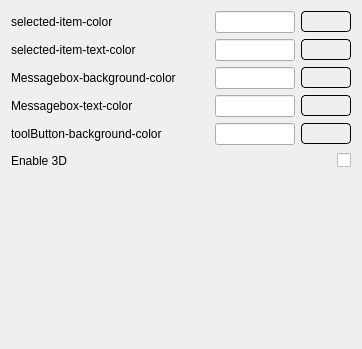
<?xml version="1.0" encoding="UTF-8"?>
<ui version="4.0">
 <class>List_style_widget</class>
 <widget class="QWidget" name="List_style_widget">
  <property name="geometry">
   <rect>
    <x>0</x>
    <y>0</y>
    <width>362</width>
    <height>349</height>
   </rect>
  </property>
  <property name="windowTitle">
   <string>Form</string>
  </property>
  <layout class="QGridLayout" name="gridLayout">
   <item row="0" column="0" colspan="2">
    <layout class="QHBoxLayout" name="horizontalLayout_2">
     <item>
      <widget class="QLabel" name="label_5">
       <property name="text">
        <string>selected-item-color</string>
       </property>
      </widget>
     </item>
     <item>
      <widget class="QLineEdit" name="selected_item_color_text">
       <property name="sizePolicy">
        <sizepolicy hsizetype="Expanding" vsizetype="Preferred">
         <horstretch>0</horstretch>
         <verstretch>0</verstretch>
        </sizepolicy>
       </property>
       <property name="maximumSize">
        <size>
         <width>80</width>
         <height>16777215</height>
        </size>
       </property>
       <property name="text">
        <string/>
       </property>
       <property name="readOnly">
        <bool>true</bool>
       </property>
      </widget>
     </item>
     <item>
      <widget class="m_sColorButton" name="selected_item_color_button">
       <property name="minimumSize">
        <size>
         <width>50</width>
         <height>0</height>
        </size>
       </property>
       <property name="styleSheet">
        <string notr="true">border:1px solid black;
border-radius:4px;</string>
       </property>
       <property name="text">
        <string/>
       </property>
       <property name="autoRaise">
        <bool>true</bool>
       </property>
      </widget>
     </item>
    </layout>
   </item>
   <item row="1" column="0" colspan="2">
    <layout class="QHBoxLayout" name="horizontalLayout_3">
     <item>
      <widget class="QLabel" name="label_6">
       <property name="text">
        <string>selected-item-text-color</string>
       </property>
      </widget>
     </item>
     <item>
      <widget class="QLineEdit" name="selected_item_text_color_text">
       <property name="sizePolicy">
        <sizepolicy hsizetype="Expanding" vsizetype="Preferred">
         <horstretch>0</horstretch>
         <verstretch>0</verstretch>
        </sizepolicy>
       </property>
       <property name="maximumSize">
        <size>
         <width>80</width>
         <height>16777215</height>
        </size>
       </property>
       <property name="text">
        <string/>
       </property>
       <property name="readOnly">
        <bool>true</bool>
       </property>
      </widget>
     </item>
     <item>
      <widget class="m_sColorButton" name="selected_item_text_color_button">
       <property name="minimumSize">
        <size>
         <width>50</width>
         <height>0</height>
        </size>
       </property>
       <property name="styleSheet">
        <string notr="true">border:1px solid black;
border-radius:4px;</string>
       </property>
       <property name="text">
        <string/>
       </property>
       <property name="autoRaise">
        <bool>true</bool>
       </property>
      </widget>
     </item>
    </layout>
   </item>
   <item row="2" column="0" colspan="2">
    <layout class="QHBoxLayout" name="horizontalLayout_4">
     <item>
      <widget class="QLabel" name="label_7">
       <property name="text">
        <string>Messagebox-background-color</string>
       </property>
      </widget>
     </item>
     <item>
      <widget class="QLineEdit" name="messagebox_background_color_text">
       <property name="sizePolicy">
        <sizepolicy hsizetype="Expanding" vsizetype="Preferred">
         <horstretch>0</horstretch>
         <verstretch>0</verstretch>
        </sizepolicy>
       </property>
       <property name="maximumSize">
        <size>
         <width>80</width>
         <height>16777215</height>
        </size>
       </property>
       <property name="text">
        <string/>
       </property>
       <property name="readOnly">
        <bool>true</bool>
       </property>
      </widget>
     </item>
     <item>
      <widget class="m_sColorButton" name="messagebox_background_color_button">
       <property name="minimumSize">
        <size>
         <width>50</width>
         <height>0</height>
        </size>
       </property>
       <property name="styleSheet">
        <string notr="true">border:1px solid black;
border-radius:4px;</string>
       </property>
       <property name="text">
        <string/>
       </property>
       <property name="autoRaise">
        <bool>true</bool>
       </property>
      </widget>
     </item>
    </layout>
   </item>
   <item row="3" column="0" colspan="2">
    <layout class="QHBoxLayout" name="horizontalLayout_6">
     <item>
      <widget class="QLabel" name="label_9">
       <property name="text">
        <string>Messagebox-text-color</string>
       </property>
      </widget>
     </item>
     <item>
      <widget class="QLineEdit" name="messagebox_text_color_text">
       <property name="sizePolicy">
        <sizepolicy hsizetype="Expanding" vsizetype="Preferred">
         <horstretch>0</horstretch>
         <verstretch>0</verstretch>
        </sizepolicy>
       </property>
       <property name="maximumSize">
        <size>
         <width>80</width>
         <height>16777215</height>
        </size>
       </property>
       <property name="text">
        <string/>
       </property>
       <property name="readOnly">
        <bool>true</bool>
       </property>
      </widget>
     </item>
     <item>
      <widget class="m_sColorButton" name="messagebox_text_color_button">
       <property name="minimumSize">
        <size>
         <width>50</width>
         <height>0</height>
        </size>
       </property>
       <property name="styleSheet">
        <string notr="true">border:1px solid black;
border-radius:4px;</string>
       </property>
       <property name="text">
        <string/>
       </property>
       <property name="autoRaise">
        <bool>true</bool>
       </property>
      </widget>
     </item>
    </layout>
   </item>
   <item row="4" column="0" colspan="2">
    <layout class="QHBoxLayout" name="horizontalLayout_5">
     <item>
      <widget class="QLabel" name="label_8">
       <property name="text">
        <string>toolButton-background-color</string>
       </property>
      </widget>
     </item>
     <item>
      <widget class="QLineEdit" name="toolbutton_background_color_text">
       <property name="sizePolicy">
        <sizepolicy hsizetype="Expanding" vsizetype="Preferred">
         <horstretch>0</horstretch>
         <verstretch>0</verstretch>
        </sizepolicy>
       </property>
       <property name="maximumSize">
        <size>
         <width>80</width>
         <height>16777215</height>
        </size>
       </property>
       <property name="text">
        <string/>
       </property>
       <property name="readOnly">
        <bool>true</bool>
       </property>
      </widget>
     </item>
     <item>
      <widget class="m_sColorButton" name="toolbutton_background_color_button">
       <property name="minimumSize">
        <size>
         <width>50</width>
         <height>0</height>
        </size>
       </property>
       <property name="styleSheet">
        <string notr="true">border:1px solid black;
border-radius:4px;</string>
       </property>
       <property name="text">
        <string/>
       </property>
       <property name="autoRaise">
        <bool>true</bool>
       </property>
      </widget>
     </item>
    </layout>
   </item>
   <item row="6" column="1">
    <spacer name="verticalSpacer">
     <property name="orientation">
      <enum>Qt::Vertical</enum>
     </property>
     <property name="sizeHint" stdset="0">
      <size>
       <width>20</width>
       <height>40</height>
      </size>
     </property>
    </spacer>
   </item>
   <item row="5" column="0" colspan="2">
    <layout class="QHBoxLayout" name="horizontalLayout">
     <item>
      <widget class="QLabel" name="label">
       <property name="text">
        <string>Enable 3D</string>
       </property>
      </widget>
     </item>
     <item>
      <spacer name="horizontalSpacer">
       <property name="orientation">
        <enum>Qt::Horizontal</enum>
       </property>
       <property name="sizeHint" stdset="0">
        <size>
         <width>40</width>
         <height>20</height>
        </size>
       </property>
      </spacer>
     </item>
     <item>
      <widget class="Switch" name="enable3D">
       <property name="text">
        <string/>
       </property>
      </widget>
     </item>
    </layout>
   </item>
  </layout>
 </widget>
 <customwidgets>
  <customwidget>
   <class>m_sColorButton</class>
   <extends>QToolButton</extends>
   <header>m_scolorbutton.h</header>
  </customwidget>
  <customwidget>
   <class>Switch</class>
   <extends>QCheckBox</extends>
   <header>switch.h</header>
  </customwidget>
 </customwidgets>
 <resources/>
 <connections/>
</ui>
